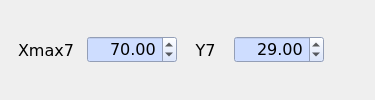
         <widget class="QWidget" name="layoutWidget24_3">
          <property name="font">
           <font>
            <family>Verdana</family>
            <pointsize>12</pointsize>
            <italic>false</italic>
            <bold>false</bold>
           </font>
          </property>
          <layout class="QHBoxLayout" name="horizontalLayout_58">
           <item>
            <widget class="QLabel" name="label_103">
             <property name="minimumSize">
              <size>
               <width>70</width>
               <height>0</height>
              </size>
             </property>
             <property name="maximumSize">
              <size>
               <width>70</width>
               <height>16777215</height>
              </size>
             </property>
             <property name="palette">
              <palette>
               <active>
                <colorrole role="Button">
                 <brush brushstyle="SolidPattern">
                  <color alpha="255">
                   <red>221</red>
                   <green>221</green>
                   <blue>221</blue>
                  </color>
                 </brush>
                </colorrole>
                <colorrole role="Base">
                 <brush brushstyle="SolidPattern">
                  <color alpha="255">
                   <red>221</red>
                   <green>221</green>
                   <blue>221</blue>
                  </color>
                 </brush>
                </colorrole>
                <colorrole role="Window">
                 <brush brushstyle="SolidPattern">
                  <color alpha="255">
                   <red>221</red>
                   <green>221</green>
                   <blue>221</blue>
                  </color>
                 </brush>
                </colorrole>
               </active>
               <inactive>
                <colorrole role="Button">
                 <brush brushstyle="SolidPattern">
                  <color alpha="255">
                   <red>221</red>
                   <green>221</green>
                   <blue>221</blue>
                  </color>
                 </brush>
                </colorrole>
                <colorrole role="Base">
                 <brush brushstyle="SolidPattern">
                  <color alpha="255">
                   <red>221</red>
                   <green>221</green>
                   <blue>221</blue>
                  </color>
                 </brush>
                </colorrole>
                <colorrole role="Window">
                 <brush brushstyle="SolidPattern">
                  <color alpha="255">
                   <red>221</red>
                   <green>221</green>
                   <blue>221</blue>
                  </color>
                 </brush>
                </colorrole>
               </inactive>
               <disabled>
                <colorrole role="Button">
                 <brush brushstyle="SolidPattern">
                  <color alpha="255">
                   <red>221</red>
                   <green>221</green>
                   <blue>221</blue>
                  </color>
                 </brush>
                </colorrole>
                <colorrole role="Base">
                 <brush brushstyle="SolidPattern">
                  <color alpha="255">
                   <red>221</red>
                   <green>221</green>
                   <blue>221</blue>
                  </color>
                 </brush>
                </colorrole>
                <colorrole role="Window">
                 <brush brushstyle="SolidPattern">
                  <color alpha="255">
                   <red>221</red>
                   <green>221</green>
                   <blue>221</blue>
                  </color>
                 </brush>
                </colorrole>
               </disabled>
              </palette>
             </property>
             <property name="font">
              <font>
               <family>Verdana</family>
               <pointsize>12</pointsize>
               <italic>false</italic>
               <bold>false</bold>
              </font>
             </property>
             <property name="layoutDirection">
              <enum>Qt::LeftToRight</enum>
             </property>
             <property name="autoFillBackground">
              <bool>false</bool>
             </property>
             <property name="frameShadow">
              <enum>QFrame::Sunken</enum>
             </property>
             <property name="text">
              <string>Xmax7</string>
             </property>
             <property name="alignment">
              <set>Qt::AlignCenter</set>
             </property>
            </widget>
           </item>
           <item>
            <widget class="QDoubleSpinBox" name="xp7_3">
             <property name="minimumSize">
              <size>
               <width>90</width>
               <height>0</height>
              </size>
             </property>
             <property name="maximumSize">
              <size>
               <width>90</width>
               <height>16777215</height>
              </size>
             </property>
             <property name="styleSheet">
              <string notr="true">background-color: rgb(206, 221, 255);
font: 12pt &quot;Verdana&quot;;</string>
             </property>
             <property name="alignment">
              <set>Qt::AlignRight|Qt::AlignTrailing|Qt::AlignVCenter</set>
             </property>
             <property name="minimum">
              <double>-10000.000000000000000</double>
             </property>
             <property name="maximum">
              <double>10000.000000000000000</double>
             </property>
             <property name="singleStep">
              <double>10.000000000000000</double>
             </property>
             <property name="value">
              <double>70.000000000000000</double>
             </property>
            </widget>
           </item>
           <item>
            <widget class="QLabel" name="label_104">
             <property name="minimumSize">
              <size>
               <width>45</width>
               <height>0</height>
              </size>
             </property>
             <property name="maximumSize">
              <size>
               <width>45</width>
               <height>16777215</height>
              </size>
             </property>
             <property name="palette">
              <palette>
               <active>
                <colorrole role="Button">
                 <brush brushstyle="SolidPattern">
                  <color alpha="255">
                   <red>221</red>
                   <green>221</green>
                   <blue>221</blue>
                  </color>
                 </brush>
                </colorrole>
                <colorrole role="Base">
                 <brush brushstyle="SolidPattern">
                  <color alpha="255">
                   <red>221</red>
                   <green>221</green>
                   <blue>221</blue>
                  </color>
                 </brush>
                </colorrole>
                <colorrole role="Window">
                 <brush brushstyle="SolidPattern">
                  <color alpha="255">
                   <red>221</red>
                   <green>221</green>
                   <blue>221</blue>
                  </color>
                 </brush>
                </colorrole>
               </active>
               <inactive>
                <colorrole role="Button">
                 <brush brushstyle="SolidPattern">
                  <color alpha="255">
                   <red>221</red>
                   <green>221</green>
                   <blue>221</blue>
                  </color>
                 </brush>
                </colorrole>
                <colorrole role="Base">
                 <brush brushstyle="SolidPattern">
                  <color alpha="255">
                   <red>221</red>
                   <green>221</green>
                   <blue>221</blue>
                  </color>
                 </brush>
                </colorrole>
                <colorrole role="Window">
                 <brush brushstyle="SolidPattern">
                  <color alpha="255">
                   <red>221</red>
                   <green>221</green>
                   <blue>221</blue>
                  </color>
                 </brush>
                </colorrole>
               </inactive>
               <disabled>
                <colorrole role="Button">
                 <brush brushstyle="SolidPattern">
                  <color alpha="255">
                   <red>221</red>
                   <green>221</green>
                   <blue>221</blue>
                  </color>
                 </brush>
                </colorrole>
                <colorrole role="Base">
                 <brush brushstyle="SolidPattern">
                  <color alpha="255">
                   <red>221</red>
                   <green>221</green>
                   <blue>221</blue>
                  </color>
                 </brush>
                </colorrole>
                <colorrole role="Window">
                 <brush brushstyle="SolidPattern">
                  <color alpha="255">
                   <red>221</red>
                   <green>221</green>
                   <blue>221</blue>
                  </color>
                 </brush>
                </colorrole>
               </disabled>
              </palette>
             </property>
             <property name="font">
              <font>
               <family>Verdana</family>
               <pointsize>12</pointsize>
               <italic>false</italic>
               <bold>false</bold>
              </font>
             </property>
             <property name="layoutDirection">
              <enum>Qt::LeftToRight</enum>
             </property>
             <property name="autoFillBackground">
              <bool>false</bool>
             </property>
             <property name="frameShadow">
              <enum>QFrame::Sunken</enum>
             </property>
             <property name="text">
              <string>Y7</string>
             </property>
             <property name="alignment">
              <set>Qt::AlignCenter</set>
             </property>
            </widget>
           </item>
           <item>
            <widget class="QDoubleSpinBox" name="yp7_3">
             <property name="minimumSize">
              <size>
               <width>90</width>
               <height>0</height>
              </size>
             </property>
             <property name="maximumSize">
              <size>
               <width>90</width>
               <height>16777215</height>
              </size>
             </property>
             <property name="styleSheet">
              <string notr="true">background-color: rgb(206, 221, 255);
font: 12pt &quot;Verdana&quot;;</string>
             </property>
             <property name="alignment">
              <set>Qt::AlignRight|Qt::AlignTrailing|Qt::AlignVCenter</set>
             </property>
             <property name="minimum">
              <double>-10000.000000000000000</double>
             </property>
             <property name="maximum">
              <double>10000.000000000000000</double>
             </property>
             <property name="singleStep">
              <double>10.000000000000000</double>
             </property>
             <property name="value">
              <double>29.000000000000000</double>
             </property>
            </widget>
           </item>
           <item>
            <spacer name="horizontalSpacer_87">
             <property name="orientation">
              <enum>Qt::Horizontal</enum>
             </property>
             <property name="sizeType">
              <enum>QSizePolicy::Expanding</enum>
             </property>
             <property name="sizeHint" stdset="0">
              <size>
               <width>40</width>
               <height>20</height>
              </size>
             </property>
            </spacer>
           </item>
          </layout>
         </widget>
